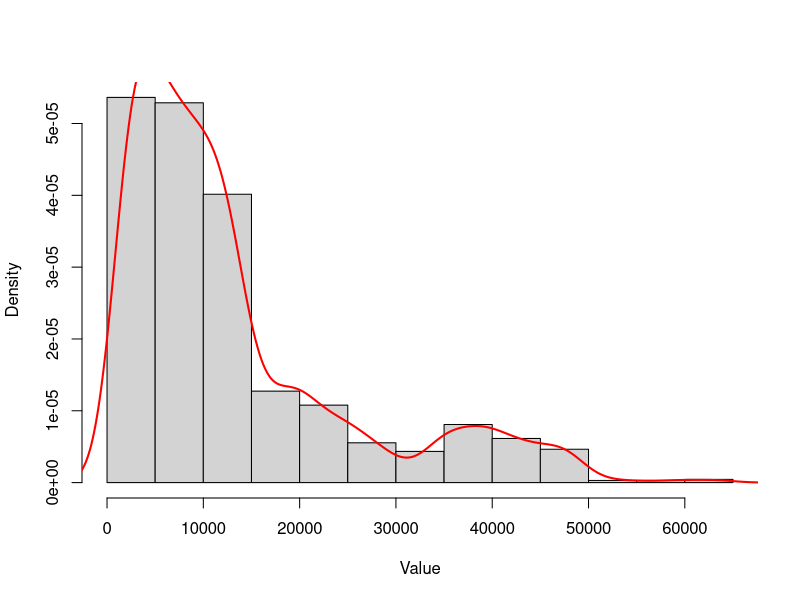
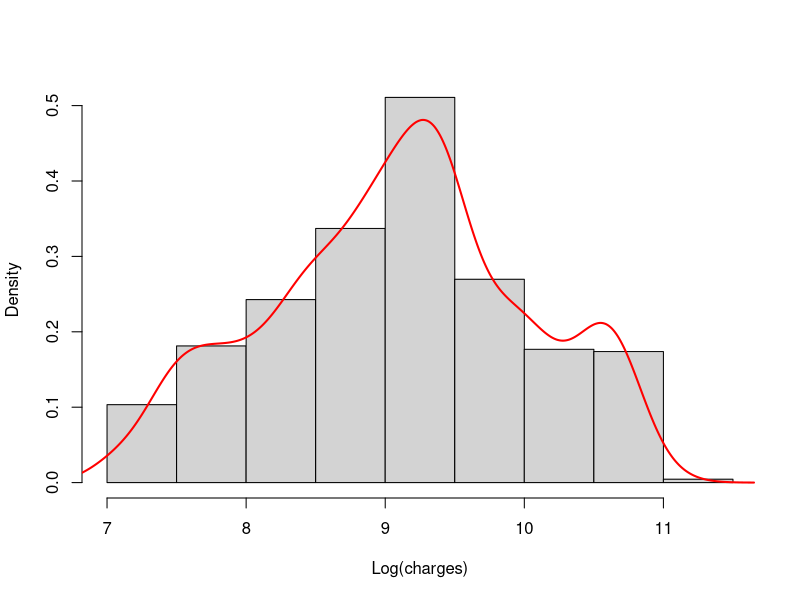
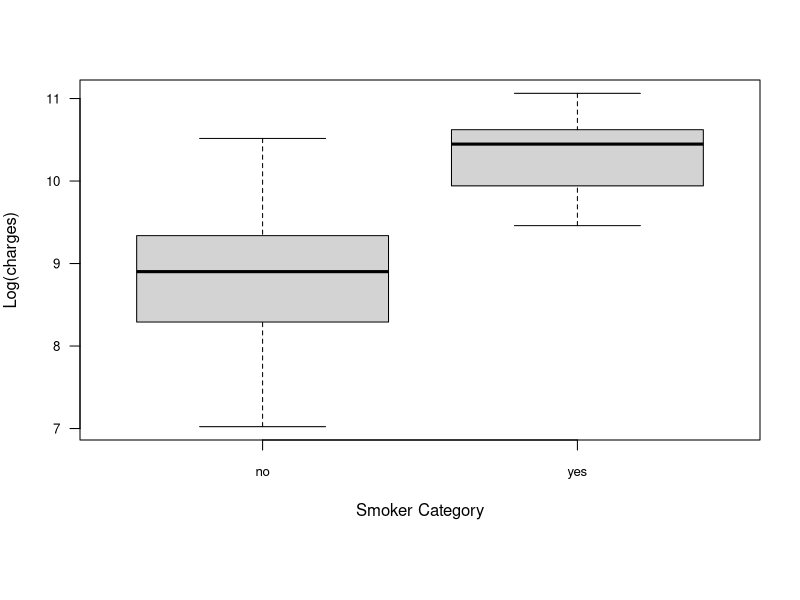

R code for these plots, in order:
## ---- chunk 1
# all library load statements here
library(caret)
library(knitr)
r.version <- "4.3.2"
seed.val <- 123456
## ---- chunk 2
data.df <- read.csv("insurance.csv")
data.df <- na.omit(data.df)
data.df$smoker <- factor(data.df$smoker)
data.df$region <- factor(data.df$region)
data.df$sex <- factor(data.df$sex)
## ---- chunk 3
label = c("non-smoker","smoker")
count = c("1062","273")
owner.tbl <- cbind(label,count)
kable(owner.tbl, caption = "Smoker Comparison")
## ---- chunk 4
hist(data.df$charges, freq = FALSE, main = "", xlab = "Value",ylab = "Density")

lines(density(data.df$charges),col = "red",lwd=2)
## ---- chunk 5
# table of descriptive stats for the overall life expectancy
Statistics <- c("Min", "Mean","Median","StdDev","Max")
mn<-min(data.df$charges)
mx<-max(data.df$charges)
avg<-round(mean(data.df$charges), 2)
md<-median(data.df$charges)
std<-round(sd(data.df$charges), 2)
Value <- c(mn,avg,md,std,mx)
st.tbl <- cbind(Statistics, Value)
kable(st.tbl, caption="Overall Premiums Statistics")
## ---- chunk 6

hist(log(data.df$charges), freq = FALSE, main = "", xlab = "Log(charges)",ylab = "Density")

lines(density(log(data.df$charges)),col = "red",lwd=2)
## ---- chunk 7
#data.df$smoker <- trimws(data.df$smoker)  # remove any stray spaces

#data.df$smoker <- factor(data.df$smoker,levels = c("no", "yes"))

par(mar = c(8,4,4,2))
boxplot(log(charges)~smoker,data = data.df,main="",ylab = "Log(charges)", xlab = "Smoker Category", las=1,cex.axis=0.8)

## ---- chunk 8
first.df  <- subset(data.df, smoker == "no")
second.df <- subset(data.df, smoker == "yes")
## ---- chunk 9
# table of descriptive stats for the overall life expectancy
statistics <- c("Min", "Mean","Median","StdDev","Max")
#developed
data1<-first.df$charges
mn1<-min(data1)
mx1<-max(data1)
avg1<-round(mean(data1), 2)
md1<-median(data1)
std1<-round(sd(data1), 2)
first <- c(mn1,avg1,md1,std1,mx1)
#developing
data2<-second.df$charges
mn2<-min(data2)
mx2<-max(data2)
avg2<-round(mean(data2), 2)
md2<-median(data2)
std2<-round(sd(data2), 2)
second <- c(mn2,avg2,md2,std2,mx2)


tble.df<- data.frame(statistics, nonsmokers = first, smokers = second)
kable(tble.df, caption="Premiums for smokers vs non-smokers")

## ---- chunk 10
t.test(log(charges)~smoker, data = data.df)
